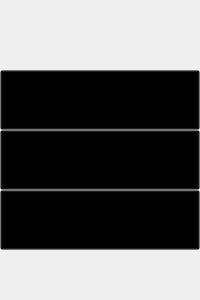
<?xml version="1.0" encoding="UTF-8"?>
<ui version="4.0">
 <class>Form</class>
 <widget class="QWidget" name="Form">
  <property name="geometry">
   <rect>
    <x>0</x>
    <y>0</y>
    <width>200</width>
    <height>300</height>
   </rect>
  </property>
  <property name="windowTitle">
   <string>Form</string>
  </property>
  <property name="styleSheet">
   <string notr="true"/>
  </property>
  <widget class="TextLabel" name="label_4">
   <property name="geometry">
    <rect>
     <x>0</x>
     <y>0</y>
     <width>200</width>
     <height>300</height>
    </rect>
   </property>
   <property name="styleSheet">
    <string notr="true">border-bottom-left-radius:20px;</string>
   </property>
   <property name="text">
    <string/>
   </property>
  </widget>
  <widget class="QLabel" name="label_5">
   <property name="geometry">
    <rect>
     <x>0</x>
     <y>0</y>
     <width>200</width>
     <height>300</height>
    </rect>
   </property>
   <property name="styleSheet">
    <string notr="true">background-color: rgba(255, 255, 255, 0);</string>
   </property>
   <property name="text">
    <string/>
   </property>
  </widget>
  <widget class="QLabel" name="label_6">
   <property name="geometry">
    <rect>
     <x>20</x>
     <y>80</y>
     <width>40</width>
     <height>40</height>
    </rect>
   </property>
   <property name="text">
    <string/>
   </property>
  </widget>
  <widget class="QLabel" name="label_7">
   <property name="geometry">
    <rect>
     <x>20</x>
     <y>140</y>
     <width>40</width>
     <height>40</height>
    </rect>
   </property>
   <property name="text">
    <string/>
   </property>
  </widget>
  <widget class="QLabel" name="label_8">
   <property name="geometry">
    <rect>
     <x>20</x>
     <y>200</y>
     <width>40</width>
     <height>40</height>
    </rect>
   </property>
   <property name="text">
    <string/>
   </property>
  </widget>
  <widget class="QPushButton" name="pushButton_4">
   <property name="geometry">
    <rect>
     <x>0</x>
     <y>70</y>
     <width>200</width>
     <height>60</height>
    </rect>
   </property>
   <property name="styleSheet">
    <string notr="true">background-color: transparent;</string>
   </property>
   <property name="text">
    <string/>
   </property>
   <property name="checkable">
    <bool>true</bool>
   </property>
   <property name="checked">
    <bool>true</bool>
   </property>
  </widget>
  <widget class="QPushButton" name="pushButton_5">
   <property name="geometry">
    <rect>
     <x>0</x>
     <y>130</y>
     <width>200</width>
     <height>60</height>
    </rect>
   </property>
   <property name="styleSheet">
    <string notr="true">background-color: transparent;</string>
   </property>
   <property name="text">
    <string/>
   </property>
   <property name="checkable">
    <bool>true</bool>
   </property>
   <property name="checked">
    <bool>false</bool>
   </property>
  </widget>
  <widget class="QPushButton" name="pushButton_6">
   <property name="geometry">
    <rect>
     <x>0</x>
     <y>190</y>
     <width>200</width>
     <height>60</height>
    </rect>
   </property>
   <property name="styleSheet">
    <string notr="true">background-color: transparent;</string>
   </property>
   <property name="text">
    <string/>
   </property>
  </widget>
  <zorder>label_5</zorder>
  <zorder>label_6</zorder>
  <zorder>label_7</zorder>
  <zorder>label_8</zorder>
  <zorder>label_4</zorder>
  <zorder>pushButton_4</zorder>
  <zorder>pushButton_5</zorder>
  <zorder>pushButton_6</zorder>
 </widget>
 <customwidgets>
  <customwidget>
   <class>TextLabel</class>
   <extends>QLabel</extends>
   <header>FuncBtn</header>
  </customwidget>
 </customwidgets>
 <resources/>
 <connections/>
</ui>
